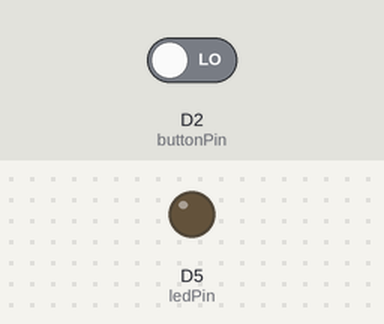
Bench run of a sketch on a simulated Arduino MKR. Parts: output pins drawn as LEDs (lit = HIGH). The inputs (shaded band) are chosen by the test bench; at power-on: D2 (buttonPin) LOW. WiFi joins after 1.5 s; servers stay silent unless stated; no MQTT or app messages arrive unless stated; what the sketch prints to the serial monitor is not drawn.

Above: at 15.7 s.
15.8 s: D2 (buttonPin) driven LOW
18.0 s: D2 (buttonPin) driven HIGH
At 19.3 s:
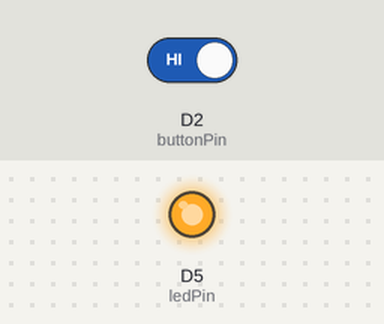
Timing chart, 0 to 21.0 s (numbered marks = the images above; inputs shaded):
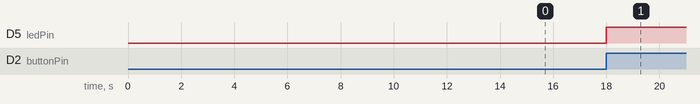

Measured:
- after the input at 18.0 s, D5 (ledPin): LOW → HIGH at once

The sketch:

AveriasI40Arduino.ino
```cpp
/**
 * Sketch para Arduino como ejemplo de publicador de averias realizado
 * con un microprocesador.
 * Este controlador sera la simulacion del equipo "Laca 1" de la subzona "Maquinas"
 * de la zona general "Pintura"
 * Este controlador se conectara por Wifi al sistema.
 * Su CienteId sera "publicadorArduino"
 * Publicara dos averias, la primera sera la publicacion de la averia estandar
 * de la conexion con el topico "Averias/Pintura/Maquinas/Laca 1/Mqtt/Mqtt/Conexion"
 * cuando se conecte enviara un mensaje 0 a este topico y se configurara este topico como
 * willTopic y el willMessage sera 1 para que cuando el equipo se desconecte este mensaje 1 para
 * el topico sea enviado
 * Por otro lado se publicara la averia con el topico "Averias/Pintura/Maquinas/Laca 1/Zona 1/ESTATICA1/Fallo Boquilla 5"
 * Esta averia sera controlada con un pulsador (PIN 2), con una pulsacion se activara el led de averia (pin 2) y
 * se enviara el mensaje 1 al topico de la averia.
 * Con la siguiente pulsacion se desactivara el led de averia y se enviara el mensaje 0 al topico de la averia
 * Destinatario: Trabajo Fin de Master
 *               Master Investigacion en Ingenieria de Software y
 *               Sistemas Informaticos
 * Proyecto: Sistema de propagacion de averias en la Industria 4.0
 * Fecha Creacion: 11/05/2018
 * Fecha Revision: 11/05/2018
 * @author: Eduardo Buetas
 * @version: 1.0
 */

#include <WiFi101.h>
#include <PubSubClient.h>

char ssid[] = "SSID_TFM";            //confiuracion de la conexion a la wifi
char pass[] = "s3168;6L";
IPAddress server(192,168,1,30);           //ip del broker mqtt
char clienteid[] = "publicadorArduino";   //Clinet ID del publicador de este equipo
char topicname[] = "Averias/Pintura/Maquinas/Laca 1/Zona 1/ESTATICA1/Fallo Boquilla 5"; //nombres de los topicos
char willtopic[] = "Averias/Pintura/Maquinas/Laca 1/Mqtt/Mqtt/Conexion";
char user[] = "eduardo";    //usuario Mqtt
char password[]="asdf1234"; //password Mqtt
bool flanco_positivo=false; //Flancos para la gestion de la averia
bool flanco_negativo=false;
bool flanco_senal=false;
bool estado_averia=false;

const int buttonPin = 2;     // Pin de entrada de la senal del boton
const int ledPin =  5;      //  Pin de salida para el led
int buttonState = 0;         // Estado del boton

WiFiClient wificlient;          //objeto Wifi101 para la conexion wifi
PubSubClient client(wificlient); //objeto del cliente mqtt
/**
 * Funcion para conectar con el broker MQTT
 */
void conectarMQTT() {

//  Serial.print("Esperando para reconexion Mqtt...");
  // Intneto conexion
  if (client.connect(clienteid,user,password,willtopic,2,1,"1")) {
     //Conectamos con el mqtt y configuramos el mensaje will (para cuando se desconecte)
  //  Serial.println("Conectado"); //Sacamos la conexion por el puerto serie para debug
     delay(5000);           //Esperamos para darle tiempo al mqtt a conectarse
    // Enviamos el mensaje de conexion ok
    //Serial.println("Enviando willtopic...");
    client.publish(willtopic,"0",true);
   // Serial.println("WillTopic enviado");
  } else {
    //Sacamos el fallo por el puerto serie para debug
  //  Serial.print("failed, rc=");
  //  Serial.print(client.state());
  //  Serial.println("Probaremos en 5 segundos...");
    delay(5000);
  }
}
/**
 * Funcion de setup se lanza cuando el micro arranca
 */
void setup() {
 // Serial.begin(9600); //Arrancamos el puerto serie para ver los mensajes de debug
 // while (!Serial) { //Esperamos hasta que el puerto esta abierto
 //   delay(1000);
 // }
  WiFi.begin(ssid, pass); //Conectamos con la wifi
  delay(10000);           //Esperamos para darle tiempo al wifi a conectarse
  // Inicializamos el pin del led como salida
  pinMode(ledPin, OUTPUT);
  // Inicializamos el pin del boton como entrada
  pinMode(buttonPin, INPUT);
 // Metemos la configuracion del servidor en el objeto del clinte Mqtt
 client.setServer(server, 1883);
}
/**
 * Funcion que se ejecuta en bucle una vez terminado el setup y de manera infinita mientras el micro
 * este activo
 */
void loop() {
  //lo primero en el bucle es mirar si esta conectada la wifi, si no lo esta volvemos a intentar que se conecte
   switch (WiFi.status()) {
    case WL_CONNECT_FAILED:
    case WL_CONNECTION_LOST:
    case WL_DISCONNECTED: WiFi.begin(ssid, pass);
  }
  // Si la wifi no esta conectada no hacemos nada, de lo contrario entramos en el if
  if (WiFi.status()==WL_CONNECTED){
    //Comprobamos si estamos conectados al Mqtt, si no lo estamos reconectamos
    if (!client.connected()) {
      conectarMQTT();
    }
    buttonState = digitalRead(buttonPin);
    //En el flanco positivo de la pulsacion del boton cambiamos el estado de la averia
    if (buttonState == HIGH && !flanco_senal) {
        estado_averia=!estado_averia;
        flanco_senal=true;
        Serial.println("Senal 1");
    }
    if (buttonState == LOW) {
       flanco_senal=false;
       Serial.println("Senal 0");
    }
    //en el flanco positivo de la averia enviamos un mensaje 1 al topico de la averia
    if (estado_averia && !flanco_positivo){
       flanco_positivo=true;
       client.publish(topicname,"1",true);
       digitalWrite(ledPin, HIGH);
       Serial.println("mando averia 1");
    }
    //en el flanco negativo de la averia enviamos un mensaje 1 al topico de la averia
    if (!estado_averia && flanco_positivo){
       flanco_positivo=false;
       client.publish(topicname,"0",true);
       digitalWrite(ledPin, LOW);
       Serial.println("mando averia 0");
    }
    //Escribimos el estado de las variables por el puerto para depuracion
    char mensaje[1024];
    sprintf(mensaje,"Flanco Positivo: %d Flanco Senal: %d  Estado Averia: %d",flanco_positivo,flanco_senal,estado_averia);
    Serial.println(mensaje);
  }else{
    //Escribimos el estado de la wifi para depuracion por el puerto serie
    Serial.println("Wifi no conectada");
  }
  //llamamos a la funcion loop del objeto mqtt, es necesario llamarla en el loop del sketch
  client.loop();
}
```
